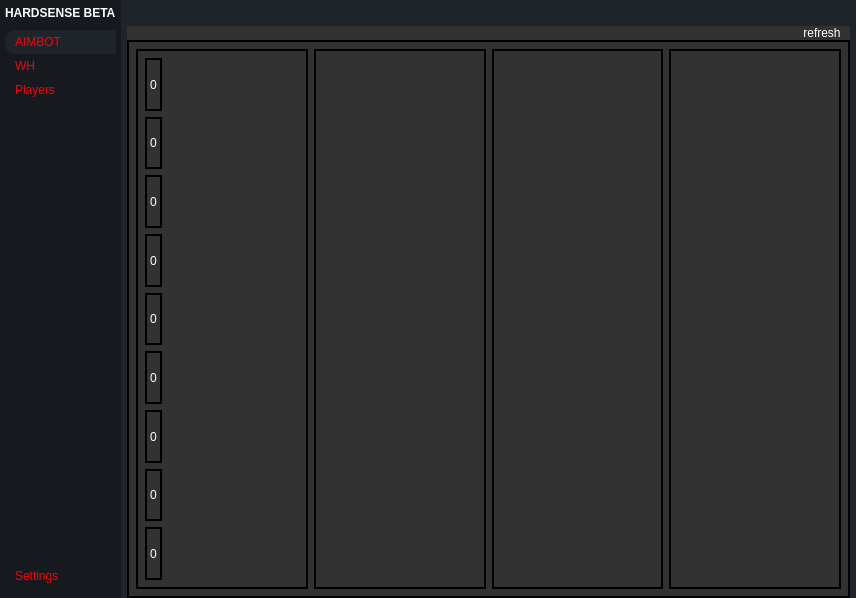
<?xml version="1.0" encoding="UTF-8"?>
<ui version="4.0">
 <class>MainWindow</class>
 <widget class="QMainWindow" name="MainWindow">
  <property name="geometry">
   <rect>
    <x>0</x>
    <y>0</y>
    <width>856</width>
    <height>598</height>
   </rect>
  </property>
  <property name="minimumSize">
   <size>
    <width>700</width>
    <height>500</height>
   </size>
  </property>
  <property name="windowTitle">
   <string>MainWindow</string>
  </property>
  <property name="styleSheet">
   <string notr="true">*{
	border: none;
	background-color: transparent;
	background: none;
	padding: 0;
	margin: 0;
	color: #fff;
}

#centralwidget{
	background-color: #1f232a;
}

#leftMenuSubContainer{
	background-color: #16191d;
}

#leftMenuSubContainer QPushButton{
	text-align: left;
	padding: 5px 10px;
	border-top-left-radius: 10px;
	border-bottom-left-radius: 10px;
	color: red;
}</string>
  </property>
  <widget class="QWidget" name="centralwidget">
   <property name="styleSheet">
    <string notr="true"/>
   </property>
   <layout class="QHBoxLayout" name="horizontalLayout">
    <property name="spacing">
     <number>0</number>
    </property>
    <property name="leftMargin">
     <number>0</number>
    </property>
    <property name="topMargin">
     <number>0</number>
    </property>
    <property name="rightMargin">
     <number>0</number>
    </property>
    <property name="bottomMargin">
     <number>0</number>
    </property>
    <item alignment="Qt::AlignLeft">
     <widget class="QWidget" name="leftMenuContainer" native="true">
      <layout class="QVBoxLayout" name="verticalLayout">
       <property name="spacing">
        <number>0</number>
       </property>
       <property name="leftMargin">
        <number>0</number>
       </property>
       <property name="topMargin">
        <number>0</number>
       </property>
       <property name="rightMargin">
        <number>0</number>
       </property>
       <property name="bottomMargin">
        <number>0</number>
       </property>
       <item alignment="Qt::AlignLeft">
        <widget class="QWidget" name="leftMenuSubContainer" native="true">
         <layout class="QVBoxLayout" name="verticalLayout_2">
          <property name="spacing">
           <number>0</number>
          </property>
          <property name="leftMargin">
           <number>5</number>
          </property>
          <property name="topMargin">
           <number>0</number>
          </property>
          <property name="rightMargin">
           <number>5</number>
          </property>
          <property name="bottomMargin">
           <number>0</number>
          </property>
          <item alignment="Qt::AlignTop">
           <widget class="QFrame" name="leftMenuHeaderContainer">
            <property name="frameShape">
             <enum>QFrame::StyledPanel</enum>
            </property>
            <property name="frameShadow">
             <enum>QFrame::Raised</enum>
            </property>
            <layout class="QVBoxLayout" name="verticalLayout_3">
             <property name="spacing">
              <number>0</number>
             </property>
             <property name="leftMargin">
              <number>0</number>
             </property>
             <property name="topMargin">
              <number>6</number>
             </property>
             <property name="rightMargin">
              <number>0</number>
             </property>
             <property name="bottomMargin">
              <number>0</number>
             </property>
             <item alignment="Qt::AlignHCenter|Qt::AlignVCenter">
              <widget class="QLabel" name="HeaderText">
               <property name="font">
                <font>
                 <weight>75</weight>
                 <bold>true</bold>
                </font>
               </property>
               <property name="text">
                <string>HARDSENSE BETA</string>
               </property>
              </widget>
             </item>
            </layout>
           </widget>
          </item>
          <item alignment="Qt::AlignTop">
           <widget class="QFrame" name="leftMenuMainContainer">
            <property name="sizePolicy">
             <sizepolicy hsizetype="Preferred" vsizetype="Preferred">
              <horstretch>0</horstretch>
              <verstretch>0</verstretch>
             </sizepolicy>
            </property>
            <property name="frameShape">
             <enum>QFrame::StyledPanel</enum>
            </property>
            <property name="frameShadow">
             <enum>QFrame::Raised</enum>
            </property>
            <layout class="QVBoxLayout" name="verticalLayout_4">
             <property name="spacing">
              <number>0</number>
             </property>
             <property name="leftMargin">
              <number>0</number>
             </property>
             <property name="topMargin">
              <number>10</number>
             </property>
             <property name="rightMargin">
              <number>0</number>
             </property>
             <property name="bottomMargin">
              <number>10</number>
             </property>
             <item>
              <widget class="QPushButton" name="homeBtn">
               <property name="toolTip">
                <string>Home</string>
               </property>
               <property name="styleSheet">
                <string notr="true">background-color: #1f232a</string>
               </property>
               <property name="text">
                <string>AIMBOT</string>
               </property>
               <property name="iconSize">
                <size>
                 <width>24</width>
                 <height>24</height>
                </size>
               </property>
              </widget>
             </item>
             <item>
              <widget class="QPushButton" name="analysisBtn">
               <property name="toolTip">
                <string>Analysis</string>
               </property>
               <property name="text">
                <string>WH</string>
               </property>
               <property name="iconSize">
                <size>
                 <width>24</width>
                 <height>24</height>
                </size>
               </property>
              </widget>
             </item>
             <item>
              <widget class="QPushButton" name="reportsBtn">
               <property name="toolTip">
                <string>Reports</string>
               </property>
               <property name="text">
                <string>Players</string>
               </property>
               <property name="iconSize">
                <size>
                 <width>24</width>
                 <height>24</height>
                </size>
               </property>
              </widget>
             </item>
            </layout>
           </widget>
          </item>
          <item>
           <spacer name="verticalSpacer">
            <property name="orientation">
             <enum>Qt::Vertical</enum>
            </property>
            <property name="sizeHint" stdset="0">
             <size>
              <width>20</width>
              <height>40</height>
             </size>
            </property>
           </spacer>
          </item>
          <item alignment="Qt::AlignBottom">
           <widget class="QFrame" name="leftMenuFooterContainer">
            <property name="frameShape">
             <enum>QFrame::StyledPanel</enum>
            </property>
            <property name="frameShadow">
             <enum>QFrame::Raised</enum>
            </property>
            <layout class="QVBoxLayout" name="verticalLayout_5">
             <property name="spacing">
              <number>0</number>
             </property>
             <property name="leftMargin">
              <number>0</number>
             </property>
             <property name="topMargin">
              <number>10</number>
             </property>
             <property name="rightMargin">
              <number>0</number>
             </property>
             <property name="bottomMargin">
              <number>10</number>
             </property>
             <item>
              <widget class="QPushButton" name="settingsBtn">
               <property name="toolTip">
                <string>Settings</string>
               </property>
               <property name="text">
                <string>Settings</string>
               </property>
               <property name="icon">
                <iconset resource="res.qrc">
                 <normaloff>:/icons/C:/Users/Ruslan/Desktop/New folder/settings.svg</normaloff>:/icons/C:/Users/Ruslan/Desktop/New folder/settings.svg</iconset>
               </property>
               <property name="iconSize">
                <size>
                 <width>24</width>
                 <height>24</height>
                </size>
               </property>
              </widget>
             </item>
            </layout>
           </widget>
          </item>
         </layout>
        </widget>
       </item>
      </layout>
     </widget>
    </item>
    <item>
     <widget class="QWidget" name="mainBodyContainer" native="true">
      <property name="sizePolicy">
       <sizepolicy hsizetype="Expanding" vsizetype="Preferred">
        <horstretch>0</horstretch>
        <verstretch>0</verstretch>
       </sizepolicy>
      </property>
      <property name="styleSheet">
       <string notr="true"/>
      </property>
      <layout class="QVBoxLayout" name="verticalLayout_6">
       <property name="spacing">
        <number>0</number>
       </property>
       <property name="leftMargin">
        <number>6</number>
       </property>
       <property name="topMargin">
        <number>0</number>
       </property>
       <property name="rightMargin">
        <number>6</number>
       </property>
       <property name="bottomMargin">
        <number>0</number>
       </property>
       <item>
        <widget class="QWidget" name="headerContainer" native="true">
         <property name="styleSheet">
          <string notr="true"/>
         </property>
         <layout class="QHBoxLayout" name="horizontalLayout_3">
          <property name="spacing">
           <number>0</number>
          </property>
          <property name="leftMargin">
           <number>0</number>
          </property>
          <property name="topMargin">
           <number>6</number>
          </property>
          <property name="rightMargin">
           <number>6</number>
          </property>
          <property name="bottomMargin">
           <number>6</number>
          </property>
          <item alignment="Qt::AlignRight|Qt::AlignVCenter">
           <widget class="QWidget" name="widget_3" native="true">
            <layout class="QHBoxLayout" name="horizontalLayout_2">
             <property name="spacing">
              <number>6</number>
             </property>
             <property name="leftMargin">
              <number>0</number>
             </property>
             <property name="topMargin">
              <number>0</number>
             </property>
             <property name="rightMargin">
              <number>0</number>
             </property>
             <property name="bottomMargin">
              <number>0</number>
             </property>
             <item>
              <widget class="QPushButton" name="pushButton_3">
               <property name="text">
                <string/>
               </property>
               <property name="icon">
                <iconset resource="res.qrc">
                 <normaloff>:/icons/C:/Users/Ruslan/Desktop/New folder/circle.svg</normaloff>:/icons/C:/Users/Ruslan/Desktop/New folder/circle.svg</iconset>
               </property>
               <property name="iconSize">
                <size>
                 <width>16</width>
                 <height>14</height>
                </size>
               </property>
              </widget>
             </item>
             <item>
              <widget class="QPushButton" name="pushButton_2">
               <property name="text">
                <string/>
               </property>
               <property name="icon">
                <iconset resource="res.qrc">
                 <normaloff>:/icons/C:/Users/Ruslan/Desktop/New folder/minus-circle.svg</normaloff>:/icons/C:/Users/Ruslan/Desktop/New folder/minus-circle.svg</iconset>
               </property>
               <property name="iconSize">
                <size>
                 <width>16</width>
                 <height>16</height>
                </size>
               </property>
              </widget>
             </item>
             <item>
              <widget class="QPushButton" name="pushButton">
               <property name="text">
                <string/>
               </property>
               <property name="icon">
                <iconset resource="res.qrc">
                 <normaloff>:/icons/C:/Users/Ruslan/Desktop/New folder/x-circle.svg</normaloff>:/icons/C:/Users/Ruslan/Desktop/New folder/x-circle.svg</iconset>
               </property>
               <property name="iconSize">
                <size>
                 <width>16</width>
                 <height>16</height>
                </size>
               </property>
              </widget>
             </item>
            </layout>
           </widget>
          </item>
         </layout>
        </widget>
       </item>
       <item>
        <widget class="QFrame" name="mainBodyContent">
         <property name="sizePolicy">
          <sizepolicy hsizetype="Preferred" vsizetype="Expanding">
           <horstretch>0</horstretch>
           <verstretch>0</verstretch>
          </sizepolicy>
         </property>
         <property name="styleSheet">
          <string notr="true">background-color: rgb(170, 170, 0);</string>
         </property>
         <property name="frameShape">
          <enum>QFrame::StyledPanel</enum>
         </property>
         <property name="frameShadow">
          <enum>QFrame::Raised</enum>
         </property>
         <layout class="QVBoxLayout" name="verticalLayout_7">
          <property name="spacing">
           <number>0</number>
          </property>
          <property name="leftMargin">
           <number>0</number>
          </property>
          <property name="topMargin">
           <number>0</number>
          </property>
          <property name="rightMargin">
           <number>0</number>
          </property>
          <property name="bottomMargin">
           <number>0</number>
          </property>
          <item>
           <widget class="QStackedWidget" name="mainBodyWidget">
            <property name="currentIndex">
             <number>0</number>
            </property>
            <widget class="QWidget" name="playersPage">
             <property name="styleSheet">
              <string notr="true">background-color: rgb(50, 50, 50);</string>
             </property>
             <layout class="QVBoxLayout" name="verticalLayout_8">
              <property name="spacing">
               <number>0</number>
              </property>
              <property name="leftMargin">
               <number>0</number>
              </property>
              <property name="topMargin">
               <number>0</number>
              </property>
              <property name="rightMargin">
               <number>0</number>
              </property>
              <property name="bottomMargin">
               <number>0</number>
              </property>
              <item alignment="Qt::AlignRight|Qt::AlignTop">
               <widget class="QWidget" name="widget_6" native="true">
                <layout class="QVBoxLayout" name="verticalLayout_10">
                 <property name="topMargin">
                  <number>0</number>
                 </property>
                 <property name="bottomMargin">
                  <number>0</number>
                 </property>
                 <item>
                  <widget class="QPushButton" name="pushButton_4">
                   <property name="text">
                    <string>refresh</string>
                   </property>
                   <property name="icon">
                    <iconset resource="res.qrc">
                     <normaloff>:/icons/C:/Users/Ruslan/Desktop/New folder/refresh-ccw.svg</normaloff>:/icons/C:/Users/Ruslan/Desktop/New folder/refresh-ccw.svg</iconset>
                   </property>
                  </widget>
                 </item>
                </layout>
               </widget>
              </item>
              <item>
               <widget class="QWidget" name="playersContainer" native="true">
                <property name="sizePolicy">
                 <sizepolicy hsizetype="Preferred" vsizetype="Expanding">
                  <horstretch>0</horstretch>
                  <verstretch>0</verstretch>
                 </sizepolicy>
                </property>
                <property name="styleSheet">
                 <string notr="true">border: 2px solid black;</string>
                </property>
                <layout class="QHBoxLayout" name="horizontalLayout_4">
                 <item>
                  <widget class="QWidget" name="playersNameContainer" native="true">
                   <layout class="QVBoxLayout" name="verticalLayout_11">
                    <item alignment="Qt::AlignLeft">
                     <widget class="QLabel" name="playersName0">
                      <property name="text">
                       <string>0</string>
                      </property>
                     </widget>
                    </item>
                    <item alignment="Qt::AlignLeft">
                     <widget class="QLabel" name="playersName1">
                      <property name="text">
                       <string>0</string>
                      </property>
                     </widget>
                    </item>
                    <item alignment="Qt::AlignLeft">
                     <widget class="QLabel" name="playersName2">
                      <property name="text">
                       <string>0</string>
                      </property>
                     </widget>
                    </item>
                    <item alignment="Qt::AlignLeft">
                     <widget class="QLabel" name="playersName3">
                      <property name="text">
                       <string>0</string>
                      </property>
                     </widget>
                    </item>
                    <item alignment="Qt::AlignLeft">
                     <widget class="QLabel" name="playersName4">
                      <property name="text">
                       <string>0</string>
                      </property>
                     </widget>
                    </item>
                    <item alignment="Qt::AlignLeft">
                     <widget class="QLabel" name="playersName5">
                      <property name="text">
                       <string>0</string>
                      </property>
                     </widget>
                    </item>
                    <item alignment="Qt::AlignLeft">
                     <widget class="QLabel" name="playersName6">
                      <property name="text">
                       <string>0</string>
                      </property>
                     </widget>
                    </item>
                    <item alignment="Qt::AlignLeft">
                     <widget class="QLabel" name="playersName7">
                      <property name="text">
                       <string>0</string>
                      </property>
                     </widget>
                    </item>
                    <item alignment="Qt::AlignLeft">
                     <widget class="QLabel" name="playersName8">
                      <property name="text">
                       <string>0</string>
                      </property>
                     </widget>
                    </item>
                   </layout>
                  </widget>
                 </item>
                 <item>
                  <widget class="QWidget" name="playersRankContainer" native="true">
                   <layout class="QVBoxLayout" name="verticalLayout_9"/>
                  </widget>
                 </item>
                 <item>
                  <widget class="QWidget" name="playersWinsContainer" native="true">
                   <layout class="QVBoxLayout" name="verticalLayout_12"/>
                  </widget>
                 </item>
                 <item>
                  <widget class="QWidget" name="playersFaceitContainer" native="true">
                   <layout class="QVBoxLayout" name="verticalLayout_13"/>
                  </widget>
                 </item>
                </layout>
               </widget>
              </item>
             </layout>
            </widget>
            <widget class="QWidget" name="testPage"/>
           </widget>
          </item>
         </layout>
        </widget>
       </item>
      </layout>
     </widget>
    </item>
   </layout>
  </widget>
 </widget>
 <resources>
  <include location="res.qrc"/>
 </resources>
 <connections/>
</ui>
